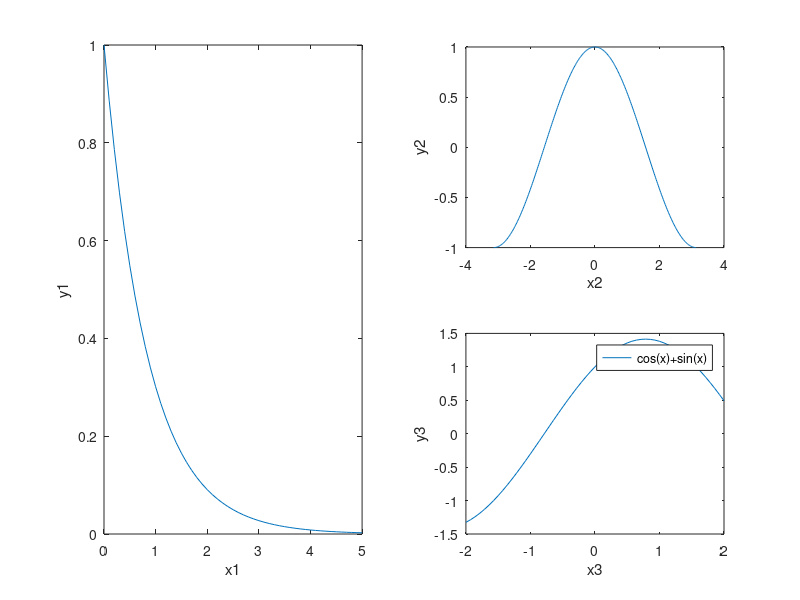

Recreate this plot in MATLAB.
x1=[0:0.1:5];
y1=exp(-1.2*x1);
x2=[-pi:0.02:pi];
y2=cos(x2);
subplot(1,2,1)
plot(x1,y1),xlabel('x1'),ylabel('y1')
subplot(2,2,2)
plot(x2,y2),xlabel('x2'),ylabel('y2')
subplot(2,2,4)
fplot('cos(x)+sin(x)',[-2,2]),...
xlabel('x3'),ylabel('y3')
